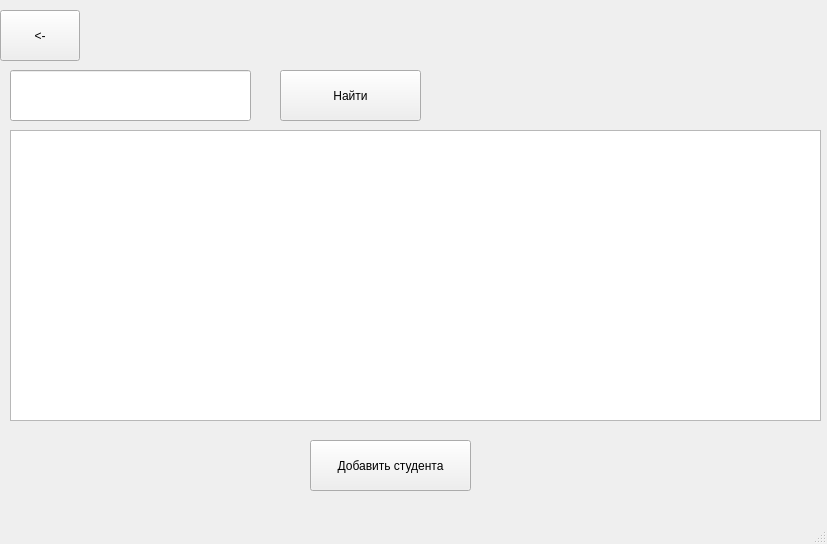
<?xml version="1.0" encoding="UTF-8"?>
<ui version="4.0">
 <class>MainWindow</class>
 <widget class="QMainWindow" name="MainWindow">
  <property name="geometry">
   <rect>
    <x>0</x>
    <y>0</y>
    <width>827</width>
    <height>544</height>
   </rect>
  </property>
  <property name="windowTitle">
   <string>Добавление</string>
  </property>
  <widget class="QWidget" name="centralwidget">
   <widget class="QTableWidget" name="table_students">
    <property name="geometry">
     <rect>
      <x>10</x>
      <y>130</y>
      <width>811</width>
      <height>291</height>
     </rect>
    </property>
   </widget>
   <widget class="QLineEdit" name="input_name">
    <property name="geometry">
     <rect>
      <x>10</x>
      <y>70</y>
      <width>241</width>
      <height>51</height>
     </rect>
    </property>
   </widget>
   <widget class="QPushButton" name="search_but">
    <property name="geometry">
     <rect>
      <x>280</x>
      <y>70</y>
      <width>141</width>
      <height>51</height>
     </rect>
    </property>
    <property name="text">
     <string>Найти</string>
    </property>
   </widget>
   <widget class="QPushButton" name="back_but">
    <property name="geometry">
     <rect>
      <x>0</x>
      <y>10</y>
      <width>80</width>
      <height>51</height>
     </rect>
    </property>
    <property name="text">
     <string>&lt;-</string>
    </property>
   </widget>
   <widget class="QPushButton" name="add_but">
    <property name="geometry">
     <rect>
      <x>310</x>
      <y>440</y>
      <width>161</width>
      <height>51</height>
     </rect>
    </property>
    <property name="text">
     <string>Добавить студента</string>
    </property>
   </widget>
  </widget>
  <widget class="QMenuBar" name="menubar">
   <property name="geometry">
    <rect>
     <x>0</x>
     <y>0</y>
     <width>827</width>
     <height>20</height>
    </rect>
   </property>
  </widget>
  <widget class="QStatusBar" name="statusbar"/>
 </widget>
 <resources/>
 <connections/>
</ui>
